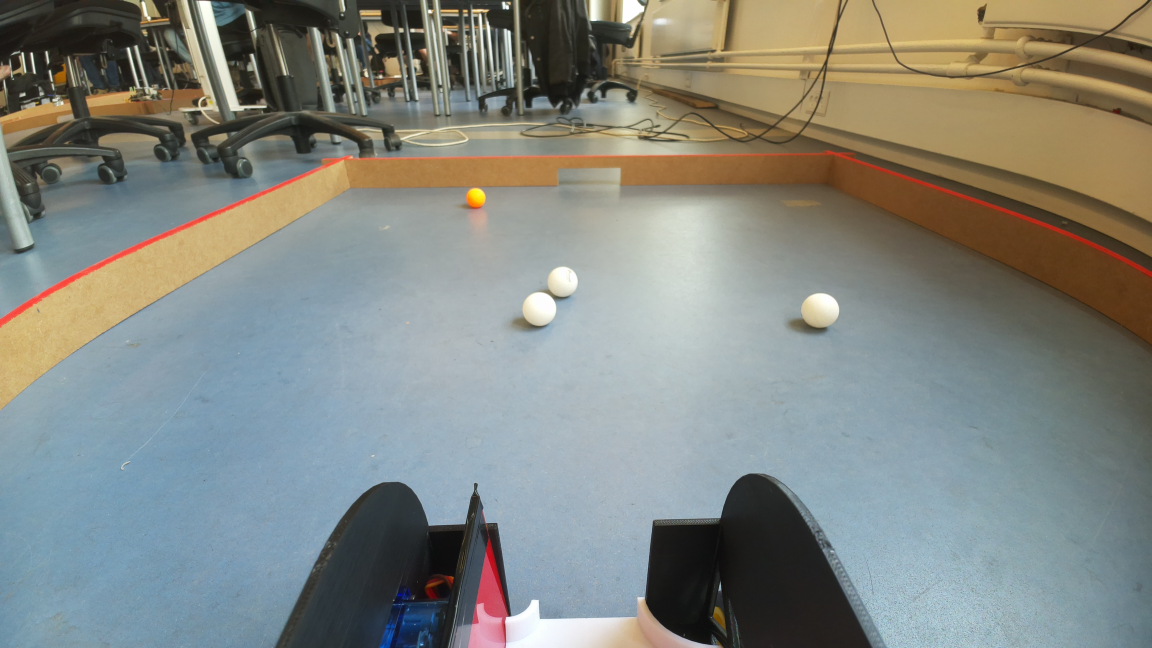
#> input picture test.jpg, 4608 x 2592 px (shown at 1/4 size)
$ python -i vision_processing.py   (imports and definitions only)
#> lines starting #> are read from the running program, lines starting #| are printed output that depends on the picture; after the words box and inside, x2 and y2 are one past the last pixel; in counts of white or black regions, pixels touching at a corner belong together
#> further down, picture is the input picture: shape (2592, 4608, 3); mean B, G, R 128.7, 135, 131.5
import cv2
import numpy as np
import time
import subprocess
import os
import logging
from dataclasses import dataclass
from typing import List, Tuple, Optional
import config

@dataclass
class DetectedObject:
    """Class to store detected object information"""
    object_type: str  # 'ball', 'orange_ball', 'boundary'
    center: Tuple[int, int]
    radius: int
    area: int
    confidence: float
    distance_from_center: float
    in_collection_zone: bool = False

class Pi5Camera:
    """Camera interface for Raspberry Pi 5 using libcamera"""

    def __init__(self):
        self.logger = logging.getLogger(__name__)
        self.temp_file = "/tmp/golfbot_frame.jpg"
        self.running = False

    # [45 lines left out: functions start_capture, capture_frame, release, not called in this run]

class VisionSystem:
    """Enhanced vision processing system with HoughCircles, arena detection, and ball centering"""

    def __init__(self):
        self.logger = logging.getLogger(__name__)
        self.camera = Pi5Camera()
        self.frame_center_x = config.CAMERA_WIDTH // 2
        self.frame_center_y = config.CAMERA_HEIGHT // 2
        self.last_frame = None
        self.current_target = None

        # Arena boundaries
        self.arena_mask = None
        self.arena_detected = False
        self.arena_contour = None

        # Collection zone boundaries
        self.collection_zone = self._calculate_collection_zone()

        # Store wall detection results for visualization
        self.detected_walls = []
        self.red_mask = None

        # Detection method tracking
        self.detection_method = "hybrid"

        # Dashboard support - store recent detections
        self._last_detected_balls = []

    def _calculate_collection_zone(self):
        """Calculate the collection zone boundaries"""
        horizontal_margin = config.CAMERA_WIDTH * 0.375
        left_boundary = int(horizontal_margin)
        right_boundary = int(config.CAMERA_WIDTH - horizontal_margin)

        vertical_threshold = int(config.CAMERA_HEIGHT * 0.6)
        bottom_boundary = config.CAMERA_HEIGHT

        return {
            'left': left_boundary,
            'right': right_boundary,
            'top': vertical_threshold,
            'bottom': bottom_boundary
        }

    def is_in_collection_zone(self, ball_center: Tuple[int, int]) -> bool:
        """Check if ball center is in the collection zone"""
        x, y = ball_center
        zone = self.collection_zone

        horizontal_ok = zone['left'] <= x <= zone['right']
        vertical_ok = zone['top'] <= y <= zone['bottom']

        return horizontal_ok and vertical_ok

    # === NEW: BALL CENTERING METHODS ===
    # [34 lines left out: functions is_ball_centered, get_centering_adjustment, not called in this run]

    def calculate_drive_time_to_ball(self, ball: DetectedObject) -> float:
        """Return the configured drive time for enhanced collection"""
        return config.ENHANCED_COLLECTION_DRIVE_TIME

    def detect_arena_boundaries(self, frame) -> bool:
        """Detect arena boundaries from red walls to create detection mask"""
        if frame is None:
            return False

        h, w = frame.shape[:2]
        hsv = cv2.cvtColor(frame, cv2.COLOR_BGR2HSV)
#> hsv: shape (2592, 4608, 3); mean H, S, V 65.6, 60.7, 147.9

        # Red boundary detection with wider ranges
        lower_red1 = np.array([0, 50, 50])
        upper_red1 = np.array([15, 255, 255])
        lower_red2 = np.array([165, 50, 50])
        upper_red2 = np.array([180, 255, 255])

        mask1 = cv2.inRange(hsv, lower_red1, upper_red1)
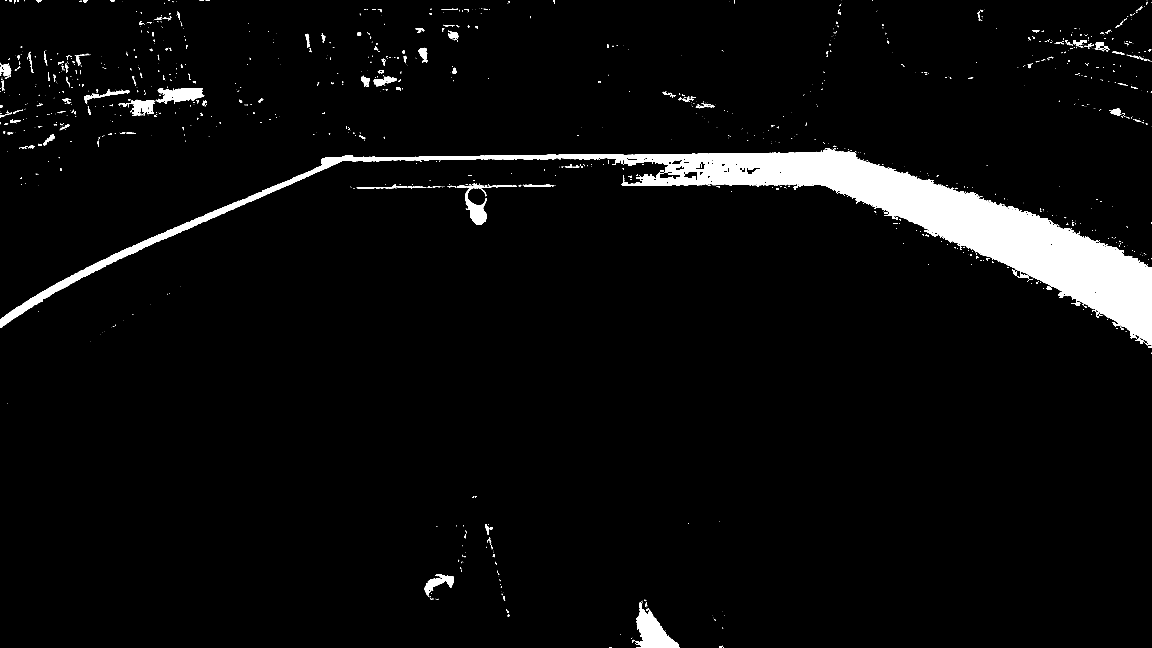
#> mask1: shape (2592, 4608) (shown at 1/4 size); 4.3% white; 1806 white regions (1470 under 20 px), largest, box (x1, y1, x2, y2) and area: (0, 599, 4608, 1382) 432292, (2540, 2410, 2718, 2592) 14985, (622, 352, 817, 411) 7260
        mask2 = cv2.inRange(hsv, lower_red2, upper_red2)
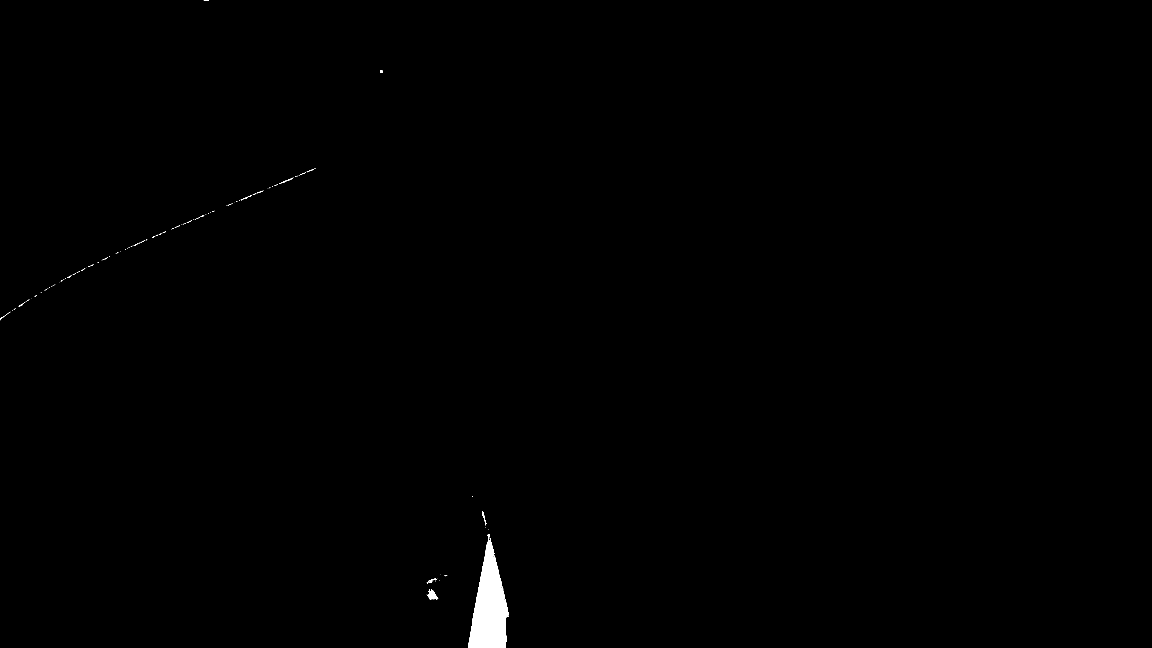
#> mask2: shape (2592, 4608) (shown at 1/4 size); 0.37% white; 149 white regions (116 under 20 px), largest, box (x1, y1, x2, y2) and area: (1872, 2136, 2036, 2592) 41587, (1707, 2358, 1753, 2398) 911, (1928, 2044, 1947, 2101) 232
        red_boundary_mask = mask1 + mask2
#> red_boundary_mask: shape (2592, 4608); 4.6% white; 1754 white regions (1425 under 20 px), largest, box (x1, y1, x2, y2) and area: (0, 599, 4608, 1382) 433616, (1872, 2044, 2037, 2592) 42627, (2540, 2410, 2718, 2592) 14985

        # Clean up the boundary mask
        kernel = cv2.getStructuringElement(cv2.MORPH_RECT, (5, 5))
        red_boundary_mask = cv2.morphologyEx(red_boundary_mask, cv2.MORPH_CLOSE, kernel, iterations=3)
#> red_boundary_mask: shape (2592, 4608); 5% white; 563 white regions (367 under 20 px), largest, box (x1, y1, x2, y2) and area: (0, 583, 4608, 1391) 462815, (1872, 2044, 2037, 2592) 42951, (2524, 2397, 2718, 2592) 16443
        red_boundary_mask = cv2.morphologyEx(red_boundary_mask, cv2.MORPH_OPEN, kernel, iterations=2)
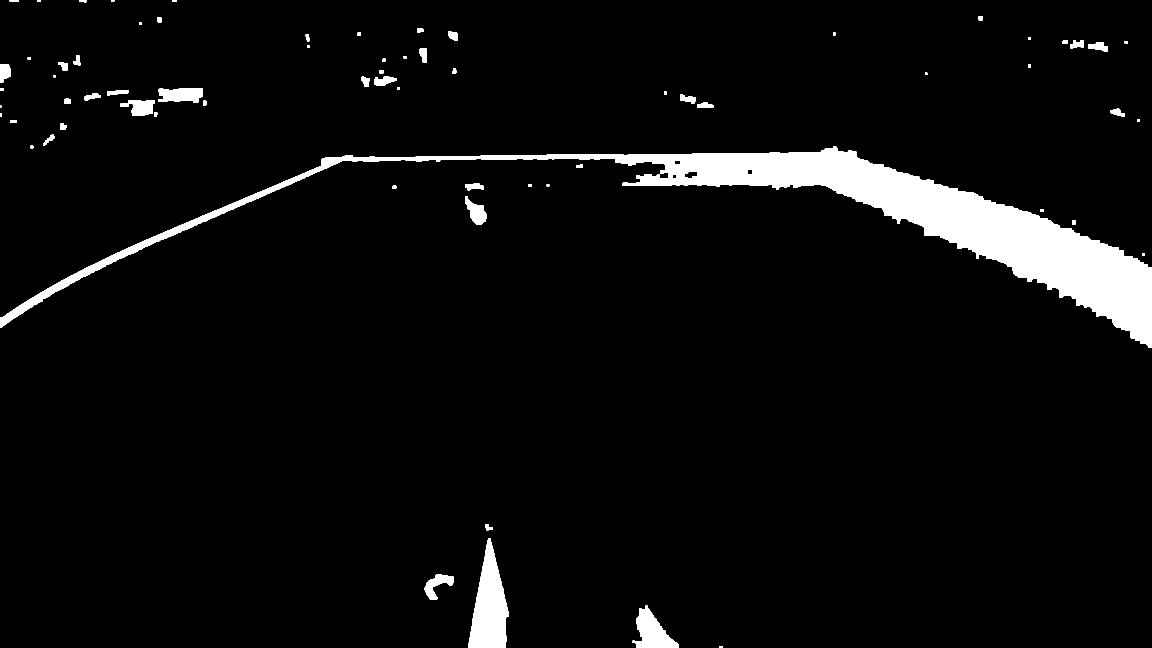
#> red_boundary_mask: shape (2592, 4608) (shown at 1/4 size); 4.8% white; 69 white regions

        # Find the arena boundary contour
        contours, _ = cv2.findContours(red_boundary_mask, cv2.RETR_EXTERNAL, cv2.CHAIN_APPROX_SIMPLE)
#> contours = 69 contours; largest, box (x1, y1, x2, y2) and area: (0, 584, 4608, 1390) 457064, (1873, 2152, 2036, 2592) 41522, (2540, 2423, 2716, 2592) 15604, (632, 353, 812, 412) 8096, (481, 400, 618, 463) 5444

        if contours:
            # Get the largest contour (should be arena boundary)
            largest_contour = max(contours, key=cv2.contourArea)
#> largest_contour = contour of 3075 points, box (x1, y1, x2, y2) (0, 584, 4608, 1390), area 457064
            area = cv2.contourArea(largest_contour)
#> area = 457064.5

            # Check if this could be a valid arena boundary
            min_arena_area = (w * h) * 0.15  # Arena should be at least 15% of frame

            if area > min_arena_area:
                # Create arena mask - everything inside the red boundary
                self.arena_mask = np.zeros((h, w), dtype=np.uint8)
                cv2.fillPoly(self.arena_mask, [largest_contour], 255)

                # Erode slightly to ensure we're well inside the boundary
                erosion_kernel = cv2.getStructuringElement(cv2.MORPH_RECT, (15, 15))
                self.arena_mask = cv2.erode(self.arena_mask, erosion_kernel, iterations=1)

                self.arena_contour = largest_contour
                self.arena_detected = True

                if config.DEBUG_VISION:
                    self.logger.info(f"Arena boundary detected: area={area:.0f}")

                return True

        # Fallback: create a conservative arena mask
        if not self.arena_detected:
            self.arena_mask = np.ones((h, w), dtype=np.uint8) * 255
            # Exclude outer edges where objects might be outside arena
            margin_h = int(h * 0.12)  # 12% margin top/bottom
            margin_w = int(w * 0.08)  # 8% margin left/right

            self.arena_mask[:margin_h, :] = 0  # Top
            self.arena_mask[-margin_h:, :] = 0  # Bottom
            self.arena_mask[:, :margin_w] = 0  # Left
            self.arena_mask[:, -margin_w:] = 0  # Right

            if config.DEBUG_VISION:
                self.logger.info("Using fallback arena mask (conservative edges)")

        return False

    def detect_balls_hough_circles(self, frame) -> List[DetectedObject]:
        """Primary detection method using HoughCircles for robust shape detection"""
        detected_objects = []

        if frame is None:
            return detected_objects

        # Ensure arena boundaries are set
        if self.arena_mask is None:
            self.detect_arena_boundaries(frame)

        h, w = frame.shape[:2]

        # Convert to grayscale for HoughCircles
        gray = cv2.cvtColor(frame, cv2.COLOR_BGR2GRAY)
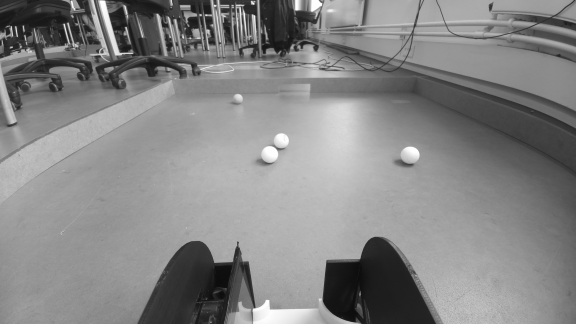
#> gray: shape (2592, 4608) (shown at 1/8 size); min 2, max 255, mean 133.2

        # Apply arena mask to focus detection
        if self.arena_mask is not None:
            gray = cv2.bitwise_and(gray, self.arena_mask)
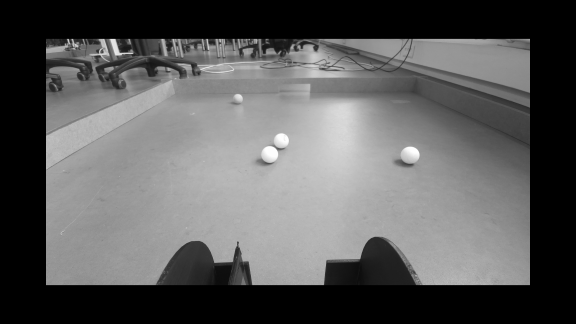
#> gray: shape (2592, 4608) (shown at 1/8 size); min 0, max 255, mean 90.8

        # Apply Gaussian blur to reduce noise
        gray_blurred = cv2.GaussianBlur(gray, (9, 9), 2)

        # Detect circles using HoughCircles - optimized parameters for ping pong balls
        circles = cv2.HoughCircles(
            gray_blurred,
            cv2.HOUGH_GRADIENT,
            dp=1.2,                  # Accumulator resolution ratio
            minDist=25,              # Minimum distance between circle centers
            param1=50,               # Upper threshold for edge detection
            param2=28,               # Accumulator threshold for center detection (lower = more circles)
            minRadius=config.BALL_MIN_RADIUS,
            maxRadius=config.BALL_MAX_RADIUS
        )
#> circles = 26 rows, first 8: [1903.8, 791.4, 38.32], [2766.6, 505.8, 49.24], [2303.4, 507, 31.96], [2267.4, 447, 46.6], [2589, 497.4, 23.92], [2244.6, 514.2, 39.88], [829.8, 420.6, 37.24], [2635.8, 486.6, 41.32]

        if circles is not None:
            circles = np.round(circles[0, :]).astype("int")
#> circles = 26 rows, first 8: [1904, 791, 38], [2767, 506, 49], [2303, 507, 32], [2267, 447, 47], [2589, 497, 24], [2245, 514, 40], [830, 421, 37], [2636, 487, 41]

            for (x, y, radius) in circles:
                center = (x, y)

                # Verify center is within arena
                if (self.arena_mask is not None and
                    0 <= y < h and 0 <= x < w and
                    self.arena_mask[y, x] > 0):

                    # Color verification to determine ball type and confidence
                    ball_type, confidence = self._verify_ball_color_advanced(frame, center, radius)

                    if confidence > 0.3:  # Confidence threshold
                        distance_from_center = np.sqrt(
                            (center[0] - self.frame_center_x)**2 +
                            (center[1] - self.frame_center_y)**2
                        )

                        in_collection_zone = self.is_in_collection_zone(center)
                        area = int(np.pi * radius * radius)

                        ball = DetectedObject(
                            object_type=ball_type,
                            center=center,
                            radius=radius,
                            area=area,
                            confidence=confidence,
                            distance_from_center=distance_from_center,
                            in_collection_zone=in_collection_zone
                        )
                        detected_objects.append(ball)
#> this loop made 26 passes
#> (radius, roi_size in _verify_ball_color_advanced, x1 in _verify_ball_color_advanced, y1 in _verify_ball_color_advanced, x2 in _verify_ball_color_advanced, y2 in _verify_ball_color_advanced) on passes 1, 2, 3, 6, 7, 17, 24, 26: (38, 30, 1874, 761, 1934, 821), (49, 30, 2737, 476, 2797, 536), (32, 30, 2273, 477, 2333, 537), (40, 30, 2215, 484, 2275, 544), (37, 30, 800, 391, 860, 451), (26, 30, 641, 343, 701, 403), (20, 28, 533, 339, 589, 395), (23, 30, 2943, 509, 3003, 569)
#> pass 1, in _verify_ball_color_advanced, `roi = frame[y1:y2, x1:x2]`:
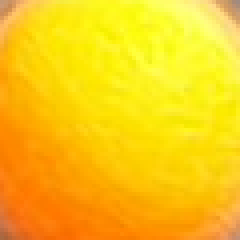
#> roi: shape (60, 60, 3) (shown 4 times larger); mean B, G, R 21.6, 200.7, 251.4
#> pass 1, in _verify_ball_color_advanced, `orange_pixels = cv2.bitwise_and(orange_mask, mask)`:
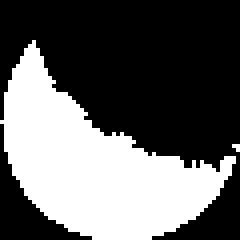
#> orange_pixels: shape (60, 60) (shown 4 times larger); 38.2% white; 2 white regions (1 under 20 px), largest, box (x1, y1, x2, y2) and area: (0, 10, 59, 60) 1373
#> after the loop, detected_objects = 8 items

        return detected_objects

    # [89 lines left out: function detect_balls_color_contours, not called in this run]

    def _verify_ball_color_advanced(self, frame, center, radius) -> Tuple[str, float]:
        """Enhanced color verification for better ball type classification"""
        h, w = frame.shape[:2]

        # Extract region of interest around the ball
        roi_size = min(radius + 8, 30)  # Slightly larger than the ball
        x1, y1 = max(0, center[0] - roi_size), max(0, center[1] - roi_size)
        x2, y2 = min(w, center[0] + roi_size), min(h, center[1] + roi_size)
        roi = frame[y1:y2, x1:x2]

        if roi.size == 0:
            return "ball", 0.0

        # Create circular mask for the ball area
        roi_h, roi_w = roi.shape[:2]
        roi_center = (roi_w // 2, roi_h // 2)
        mask = np.zeros((roi_h, roi_w), dtype=np.uint8)
        mask_radius = min(radius, min(roi_w//2, roi_h//2))
        cv2.circle(mask, roi_center, mask_radius, 255, -1)

        # Convert ROI to HSV
        hsv_roi = cv2.cvtColor(roi, cv2.COLOR_BGR2HSV)

        # Orange detection (VIP ball)
        orange_lower = np.array([10, 80, 80])  # Slightly relaxed thresholds
        orange_upper = np.array([25, 255, 255])
        orange_mask = cv2.inRange(hsv_roi, orange_lower, orange_upper)
        orange_pixels = cv2.bitwise_and(orange_mask, mask)
        orange_ratio = np.sum(orange_pixels > 0) / max(1, np.sum(mask > 0))

        # White detection (regular ping pong ball)
        gray_roi = cv2.cvtColor(roi, cv2.COLOR_BGR2GRAY)
        masked_gray = cv2.bitwise_and(gray_roi, mask)

        if np.sum(mask > 0) > 0:
            mean_brightness = np.mean(masked_gray[mask > 0])

            # Check saturation (white objects have low saturation)
            s_channel = hsv_roi[:, :, 1]
            masked_saturation = cv2.bitwise_and(s_channel, mask)
            mean_saturation = np.mean(masked_saturation[mask > 0])

            # Enhanced orange ball detection
            if orange_ratio > 0.15:  # Lower threshold for better orange detection
                confidence = min(1.0, orange_ratio * 3.0)  # Boost orange confidence
                return "orange_ball", confidence

            # Enhanced white ball detection
            elif mean_brightness > 150 and mean_saturation < 80:
                # Calculate confidence based on brightness and low saturation
                brightness_conf = min(1.0, (mean_brightness - 150) / 105)  # 150-255 range
                saturation_conf = min(1.0, (80 - mean_saturation) / 80)   # Lower saturation = higher confidence

                # Combined confidence with slight boost for very bright, unsaturated objects
                combined_conf = (brightness_conf + saturation_conf) / 2
                if mean_brightness > 200 and mean_saturation < 40:
                    combined_conf = min(1.0, combined_conf * 1.2)  # Boost for very white objects

                return "ball", combined_conf

        return "ball", 0.0

    def detect_balls(self, frame) -> List[DetectedObject]:
        """Main detection method using hybrid approach"""
        # Primary: HoughCircles detection
        hough_balls = self.detect_balls_hough_circles(frame)
#> hough_balls = 8 items

        # If HoughCircles finds few results, supplement with color-based detection
        if len(hough_balls) < 2:
            color_balls = self.detect_balls_color_contours(frame)

            # Merge results, avoiding duplicates
            for color_ball in color_balls:
                is_duplicate = False
                for hough_ball in hough_balls:
                    distance = np.sqrt(
                        (color_ball.center[0] - hough_ball.center[0])**2 +
                        (color_ball.center[1] - hough_ball.center[1])**2
                    )
                    if distance < 25:  # Too close, likely same ball
                        is_duplicate = True
                        break

                if not is_duplicate and len(hough_balls) < 6:
                    hough_balls.append(color_ball)

        # Sort by distance and confidence
        hough_balls.sort(key=lambda x: (x.distance_from_center, -x.confidence))

        # Limit to reasonable number of balls
        detected_balls = hough_balls[:6]
#> detected_balls = 6 items

        # Store for dashboard access
        self._last_detected_balls = detected_balls
#> self._last_detected_balls = 6 items

        return detected_balls

    # [115 lines left out: function detect_boundaries, not called in this run]

    def start(self):
        """Initialize vision system"""
        return self.camera.start_capture()

    # [410 lines left out: functions get_frame, get_target_ball, should_activate_servo, get_navigation_command, _get_direction_to_object, draw_detections_legacy and 3 more, not called in this run]

>>> import cv2
>>> picture = cv2.imread('../test.jpg')
>>> result = VisionSystem().detect_balls(picture)
#> result = 6 items
